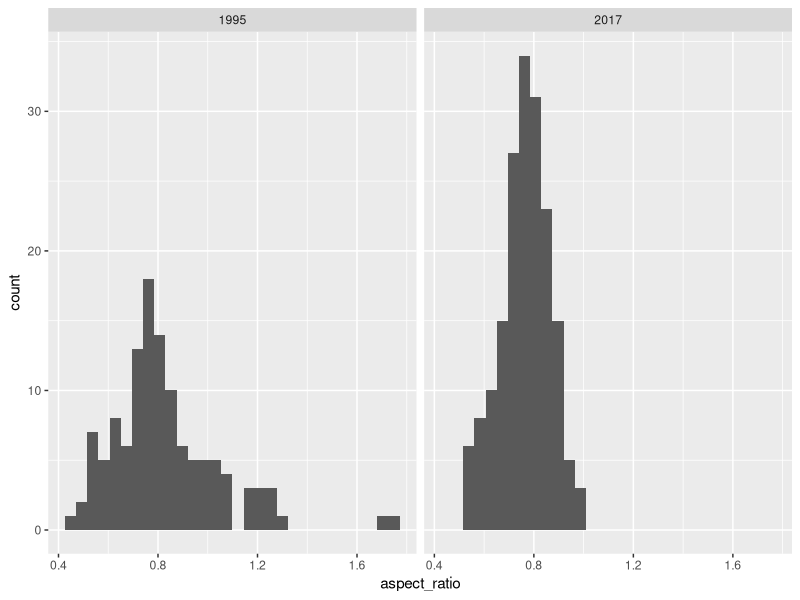
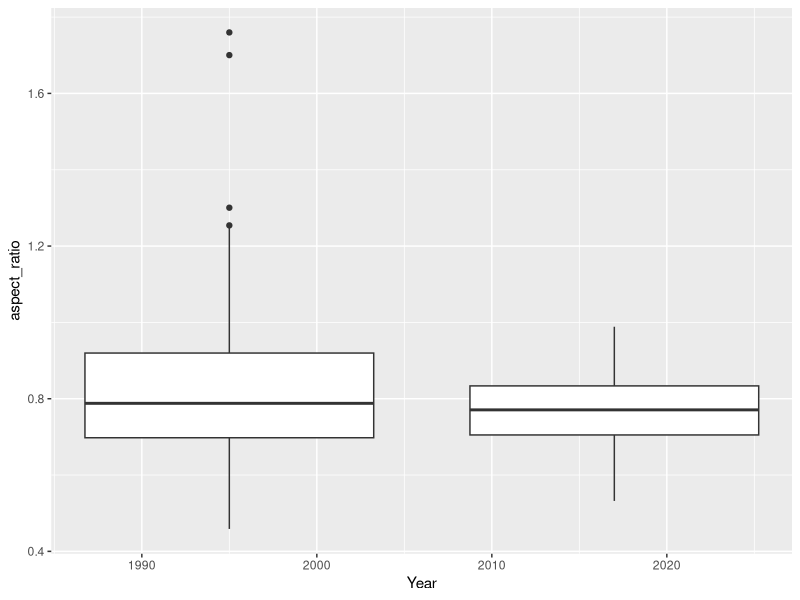
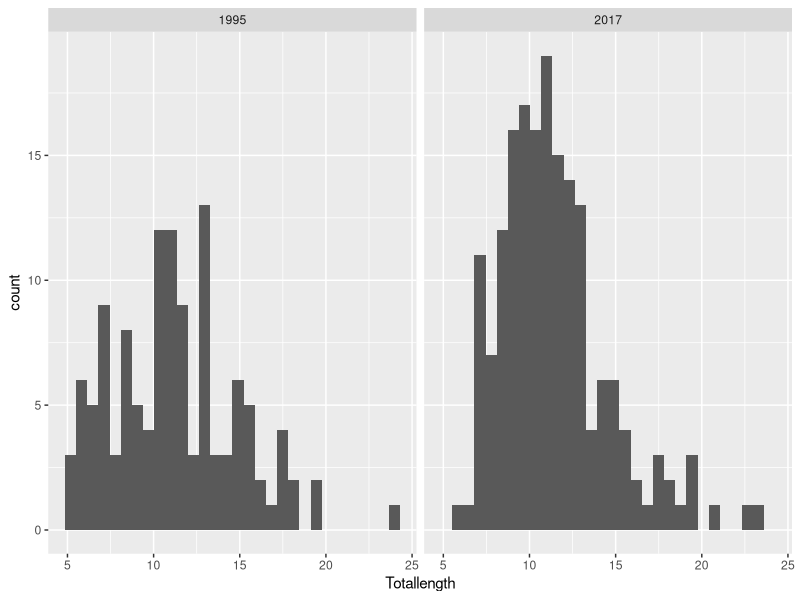
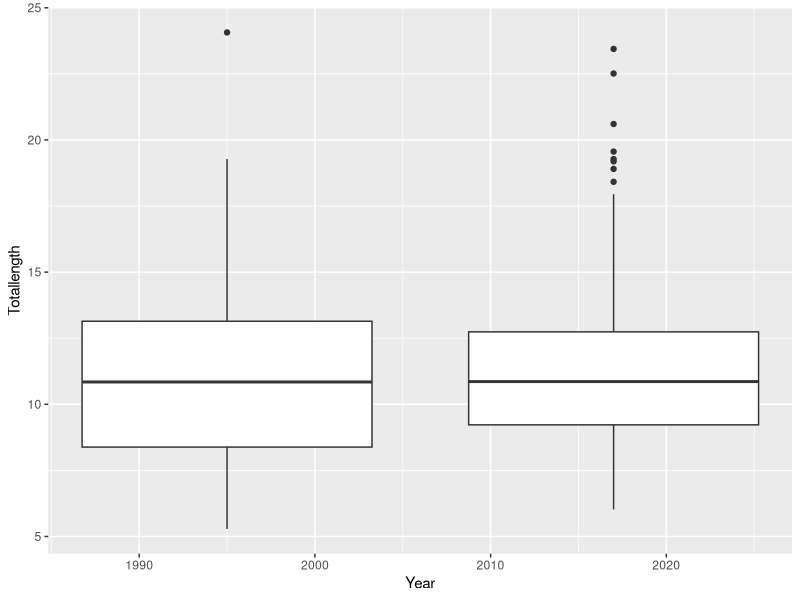
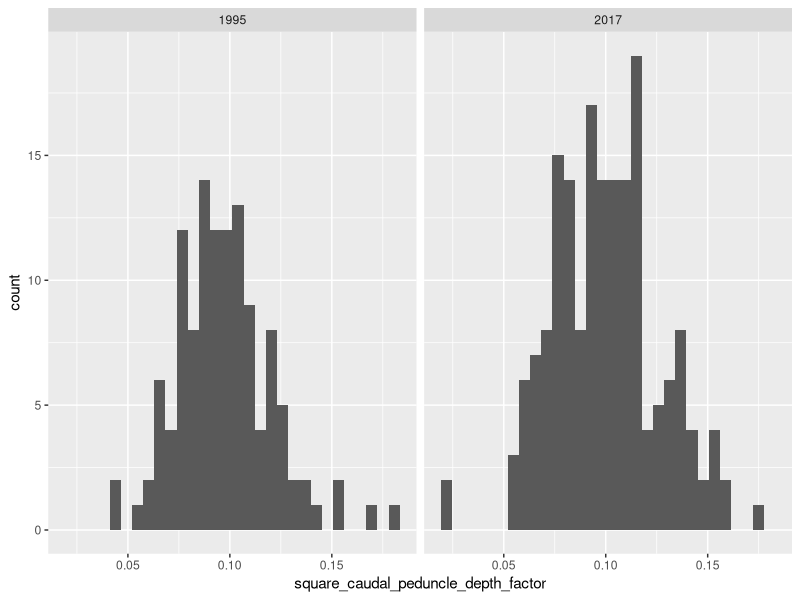
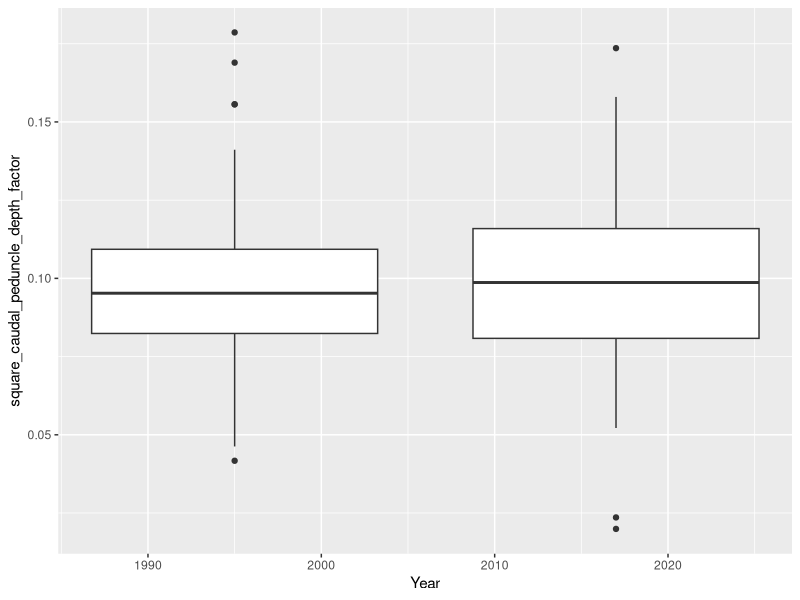
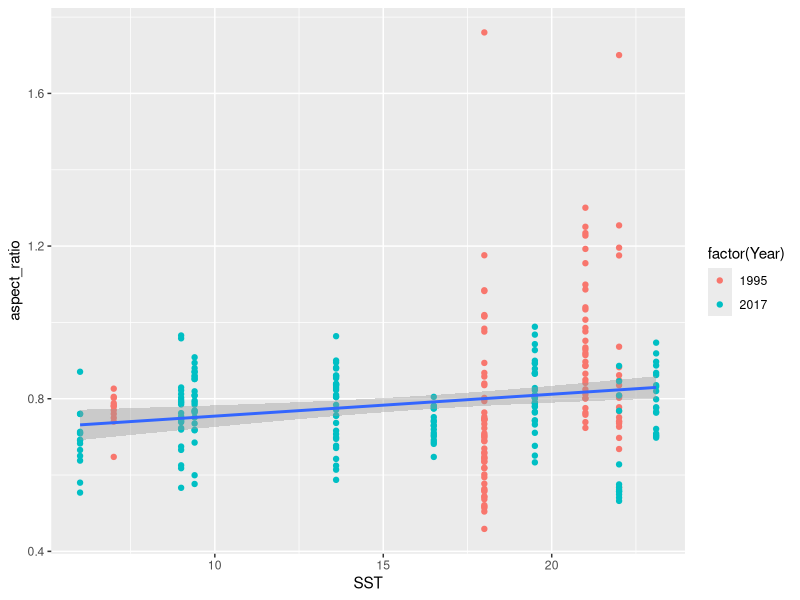
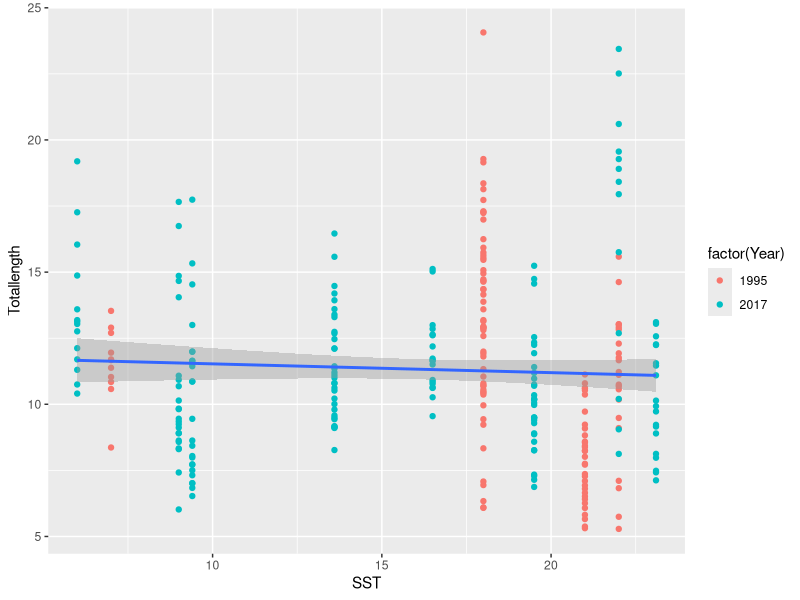

The R source for these figures, in order:
## ---- chunk 1
library(lubridate)
library(tidyverse)
library(ggplot2)
## ---- chunk 2
atlantic_croaker_final <- read_csv("data/atlantic_croaker_final.csv")
View(atlantic_croaker_final)
## ---- chunk 3
atlantic_croaker_final <- atlantic_croaker_final %>% 
  mutate(aspect_ratio=(Caudheight/Caudarea)^(1/2), square_caudal_peduncle_depth_factor=(Cauddepth/Depthatpec)^2, 
         Year=year(Tow_date))
View(atlantic_croaker_final)
## ---- chunk 4
#Make dataframe for 1995 & 2017 fish
##in order to create statistical tests
atcroaker95 <- atlantic_croaker_final %>% 
  filter(Year==1995)

atcroaker17 <- atlantic_croaker_final %>% 
  filter(Year==2017)
## ---- chunk 5
#Making a plot
ggplot(data= atlantic_croaker_final, aes(x=aspect_ratio)) +
  geom_histogram() +
  facet_wrap(~Year)

ggplot(data=atlantic_croaker_final) +
  geom_boxplot(aes(x=Year, y=aspect_ratio, group= Year))

#Statistical test
wilcox.test(x=atcroaker95$aspect_ratio, y=atcroaker17$aspect_ratio, alternative = c("two.sided"))
## ---- chunk 6
#Make a plot
ggplot(data= atlantic_croaker_final, aes(x=Totallength)) +
  geom_histogram() +
  facet_wrap(~Year)

ggplot(data=atlantic_croaker_final) +
  geom_boxplot(aes(x=Year, y=Totallength, group= Year))

#Statistical analysis
wilcox.test(x=atcroaker95$Totallength, y=atcroaker17$Totallength , alternative=c("two.sided"))
## ---- chunk 7
#Make a plot
ggplot(data= atlantic_croaker_final, aes(x=square_caudal_peduncle_depth_factor)) +
  geom_histogram() +
  facet_wrap(~Year) 

ggplot(data=atlantic_croaker_final) +
  geom_boxplot(aes(x=Year, y=square_caudal_peduncle_depth_factor, group= Year))

#Statistical analysis
wilcox.test(x=atcroaker95$square_caudal_peduncle_depth_factor,  y=atcroaker17$square_caudal_peduncle_depth_factor, alternative = c("two.sided"))
## ---- chunk 8
#Linear model
AR_linearmodel <- lm(aspect_ratio ~ SST, atlantic_croaker_final)
summary(AR_linearmodel)

#Plot
ggplot(data=atlantic_croaker_final) +
  geom_point(aes(x=SST, y=aspect_ratio, color=factor(Year))) +
  geom_smooth(aes(x=SST, y=aspect_ratio), method = "lm")
## ---- chunk 9
#Linear model
TL_linearmodel <- lm(Totallength ~ SST, atlantic_croaker_final)
summary(TL_linearmodel)

#Plot
ggplot(data = atlantic_croaker_final) +
  geom_point(aes(x=SST, y=Totallength, color= factor(Year))) +
  geom_smooth(aes(x= SST,y=Totallength), method = "lm")
## ---- chunk 10
#Linear model
CPDF_linearmodel <- lm(square_caudal_peduncle_depth_factor ~ SST, atlantic_croaker_final) 
summary(CPDF_linearmodel)

#Plot
ggplot(data=atlantic_croaker_final) +
  geom_point(aes(x= SST, y=square_caudal_peduncle_depth_factor, color=factor(Year))) +
  geom_smooth(aes(x=SST, y= square_caudal_peduncle_depth_factor), method = "lm")
